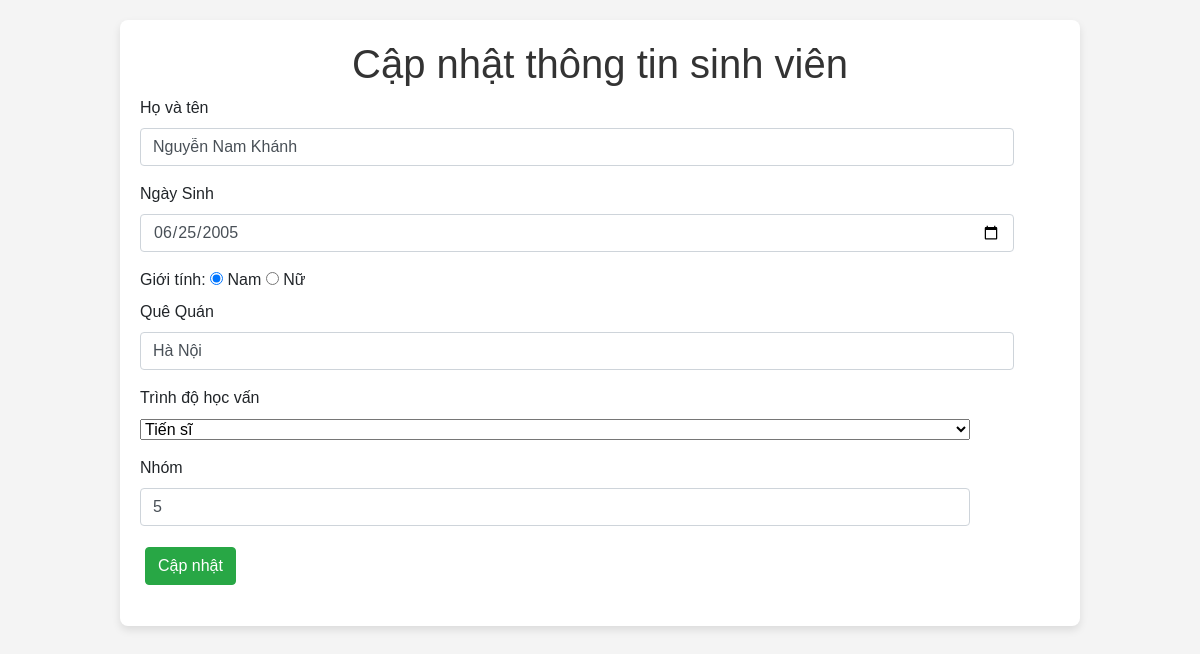
The app's page /sua.php?sid=4 with its own data.
### tables this page shows
CREATE TABLE `table_students` (
  `id` int(10) NOT NULL,
  `fullname` varchar(50) NOT NULL,
  `dob` date NOT NULL,
  `gender` int(2) NOT NULL,
  `hometown` varchar(50) NOT NULL,
  `level_id` int(4) NOT NULL,
  `group_id` int(10) NOT NULL
);

### sua.php (the view, shortened to what this page needs)
<?php
require_once 'ketnoi.php';
$id = $_GET['sid'];
 $sua_sql = "SELECT * FROM table_students WHERE id=$id";
 $result = mysqli_query($conn, $sua_sql);
 $row = mysqli_fetch_assoc($result);
 ?>
<!DOCTYPE html>
<html lang="en">
    <head>
<link rel="stylesheet" href="https://cdn.jsdelivr.net/npm/bootstrap@4.6.2/dist/css/bootstrap.min.css">
        <link rel="stylesheet" href="style.css">
    </head>
    <body>
        <div class="container">
            <h1 style="text-align: center;">Cập nhật thông tin sinh viên</h1>
            <form action="update.php" method="post">
                <div class="form-group">
                    <label for="fullname">Họ và tên</label>
                    <input type="text" id="fullname" class="form-control"
                    name="fullname" value="<?php echo $row['fullname']?>">
                </div>
                <div class="form-group">
                    <label for="dob">Ngày Sinh</label>
                    <input type="date" name="dob" id="dob" class="form-control"
                    value="<?php echo $row['dob']?>">
                </div>
                <div>
                    <label  for="gender" >Giới tính:</label>
                    <input  type="radio" name="gender" value="1" <?= $row['gender']==1 ? 'checked': ''?> required>
                    <label for="gender">Nam</label>
                    <input  type="radio" name="gender" value="0" <?= $row['gender']==0 ? 'checked': ''?> required>
                    <label for="gender">Nữ</label>
                </div>
                <div class="form-group">
                    <label for="hometown">Quê Quán</label>
                    <input type="text" id="hometown" name="hometown" class="form-control"
                    value="<?php echo $row['hometown']?>">
                </div>
                <div class="form-group">
                    <label for="level_id">Trình độ học vấn</label>
                    <div class="form-floating"><select class="form-group" id="level_id" name="level_id" required aria-label="select example" class="form-select">
                        <option value="0" <?=$row['level_id']==0 ? 'selected':''?>>Tiến sĩ</option>
                    </select>
                <div class="form-group">
                    <label for="group_id">Nhóm</label>
                    <input type="number" id="group_id" name="group_id" class="form-control"
                    value="<?php echo $row['group_id']?>">
                </div>
                <button class="btn btn-success">Cập nhật</button>
            </form>
        </div>
    </body>
</html>

### style.css (style rules this page uses)
body { font-family: Arial, sans-serif; background-color: #f4f4f4; margin: 0; padding: 0; }
.container { width: 80%; margin: 20px auto; background-color: white; padding: 20px; border-radius: 8px; box-shadow: 0 4px 8px rgba(0, 0, 0, 0.1); }
h1 { text-align: center; color: #333; }
button { padding: 6px 12px; margin: 5px; cursor: pointer; border: none; border-radius: 4px; font-size: 14px; }
.form-group { width: 95%; }

### records on screen
table_students: fullname "Nguyễn Nam Khánh", dob "06/25/2005", gender "☑", hometown "Hà Nội", level_id "Tiến sĩ", group_id "5"
